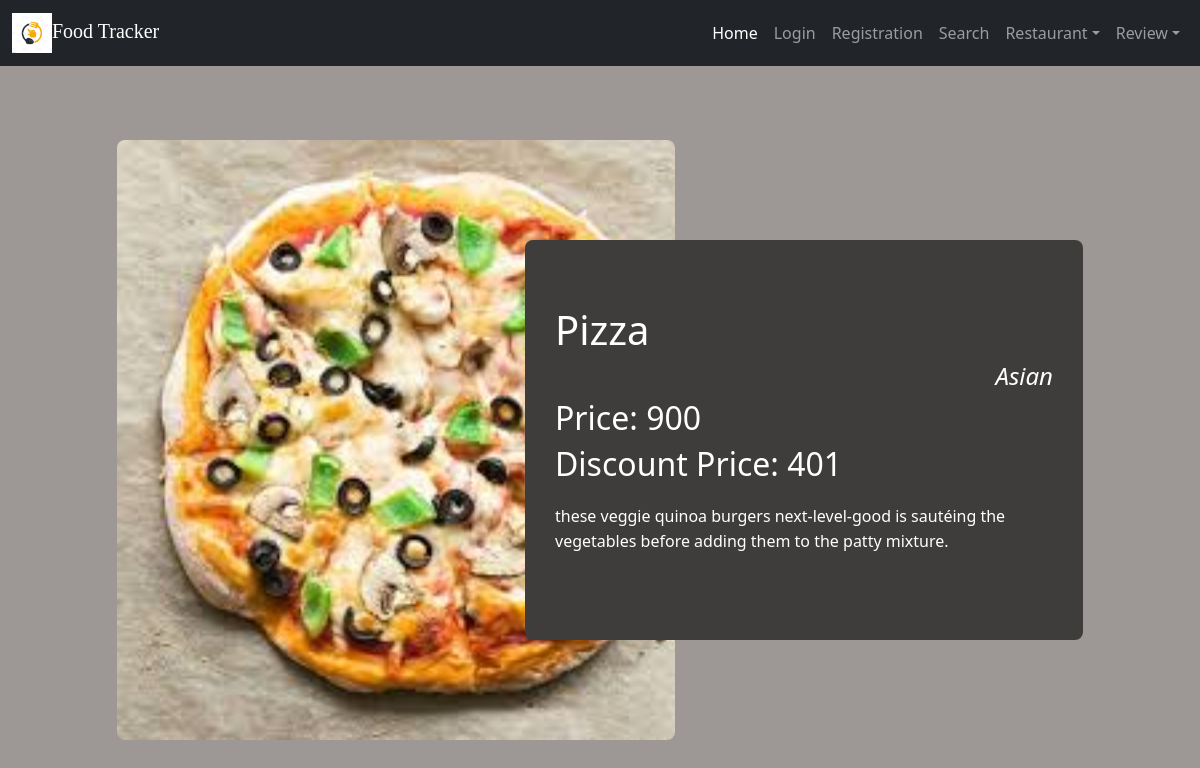
Screenshot of /single_product.php?store=Chillox&&id=17 with the database file from the repository.
### tables this page shows
CREATE TABLE `Chillox` (
  `id` int(11) NOT NULL,
  `code_no` varchar(255) NOT NULL,
  `food_name` varchar(250) NOT NULL,
  `image_name` varchar(255) NOT NULL,
  `typ_name` varchar(250) NOT NULL,
  `food_desc` varchar(255) NOT NULL,
  `price` float NOT NULL,
  `offer_price` float NOT NULL,
  `origin` varchar(250) NOT NULL
);

### single_product.php (the view, shortened to what this page needs)
<!DOCTYPE html>
<html lang="en">
<head>
    <link rel="stylesheet" href="css/bootstrap.min.css">
    <link rel="stylesheet" href="style6.css">
</head>
<body class="bg-secondary" style="background-color: #666b6b;">
    <?php include('include/nav_bar.php'); ?>
    <section>
        <div class="container" style="margin-top: 80px;">
            <?php
            $conn = mysqli_connect("localhost", "root", "", "foods");
            if (isset($_GET['store'])) {
                $id = $_GET['id'];
                if ($_GET['store'] == 'Chillox') {
                    $query = "SELECT * FROM Chillox WHERE id = $id";
                } elseif ($_GET['store'] == 'Takeout') {
                    $query = "SELECT * FROM Takeout WHERE id = $id";
                } elseif ($_GET['store'] == 'Mr. Burger') {
                    $query = "SELECT * FROM Mr_Burger WHERE id = $id";
                }
                $result = mysqli_query($conn, $query);
            }
            while ($row = mysqli_fetch_assoc($result)) {
            ?>
                <div class="left" style="background-image: url(upload/<?php echo $row['image_name']; ?>);"></div>
                <div class="right">
                    <div class="content">
                        <h1><?php echo $row['food_name']; ?></h1>
                        <h4 style="text-align: right;"> <i><?php echo $row['typ_name']; ?></i></h4>
                        <h2>Price: <?php echo $row['price']; ?></h2>
                        <h2>Discount Price: <?php echo $row['offer_price']; ?></h2>
                        <p><?php echo $row['food_desc']; ?></p>
                    </div>
                </div>
            <?php
            }
            ?>
        </div>
    </section>
</body>
</html>

### style6.css (style rules this page uses)
* { padding: 0; margin: 0; box-sizing: border-box; }
html { font-family: Fira Code; }
section { min-height: 100vh; width: 100%; display: flex; align-items: center; justify-content: center; background-color: #fddcc356; }
.container { width: 90%; max-width: 1000px; margin: 0 auto; display: flex; align-items: center; justify-content: center; }
.left { width: 50%; height: 600px; background-repeat: no-repeat; background-size: cover; border-radius: 8px; }
.right { width: 50%; min-height: 400px; background-color: #3f3d3c; display: flex; align-items: center; justify-content: center; padding: 30px; border-radius: 8px; color: white; margin-left: -150px; }
.right h1 { font-size: 40px; font-weight: lighter; }
.right p { margin: 20px 0; font-weight: 500; line-height: 25px; }

### rows the page displays
chillox: image_name (picture), food_name "Pizza", typ_name "Asian", price "900", offer_price "401", food_desc "these veggie quinoa burgers next-level-good is sautéing the vegetables before adding them to the patty mixture."
